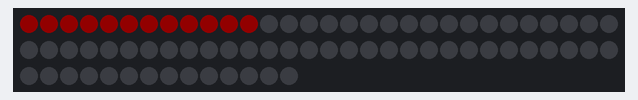
A sketch run on a simulated Arduino Uno, built with avr-gcc and run on an emulated ATmega328P. Parts: 74 RGB LEDs in strip order, left to right, continuing on the next row. Dim RGB values are drawn brighter than linear; random numbers use the default seed unless the sketch sets one.

Above: at 0.31 s.
At 5.76 s:
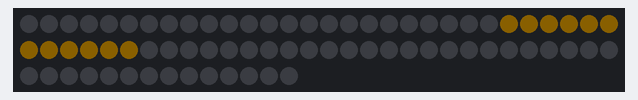
At 9.27 s:
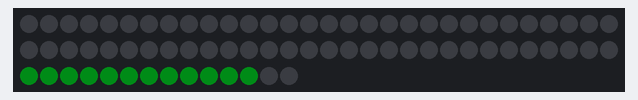
At 19.38 s:
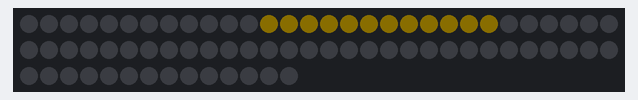
At 28.33 s:
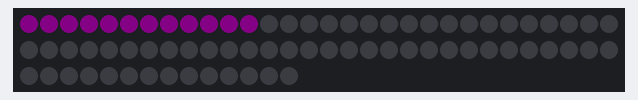
At 39.22 s:
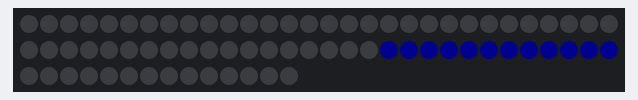

The sketch:

08_Fade_in_out_fragmented.ino
```cpp
#include<FastLED.h>

#define LED_AMOUNT        74
#define DATA_PIN          6
#define GLOBAL_BRIGHTNESS 127

int fragments = 6;
int fragmentSize = LED_AMOUNT / fragments;

CRGB leds[LED_AMOUNT];

float fade = 0;
float color = 0;

void setup() {
  FastLED.addLeds<NEOPIXEL, DATA_PIN>(leds, LED_AMOUNT);
  FastLED.setBrightness(GLOBAL_BRIGHTNESS);
}

int fragment = 0;


void loop() {

  // for(int i=fragment * fragmentSize; i<fragmentSize * (fragment+1); ++i){
  //   float brightness = cos(fade + QUARTER_PI * i);
  //   brightness = (brightness + 1) / 2;
  //   brightness *= 255;
  //   leds[i] = CHSV(color, 255, brightness);

  //   if(brightness == 0) color
  // }

  for(int i=fragment * fragmentSize; i<fragmentSize * (fragment+1); ++i){
    float brightness = cos(fade + PI);
    brightness = (brightness + 1) / 2;
    brightness *= 255;
    leds[i] = CHSV(color, 255, brightness);
  }

  if(fade >= TWO_PI) {
    fade = 0;
    color = random(255);
    fragment++;
    fragment = fragment % fragments;
  }

  FastLED.show();

  fade += 0.08;
}
```
